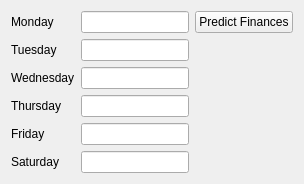
        <widget class="QWidget" name="page">
         <layout class="QGridLayout" name="gridLayout_38">
          <item row="0" column="0">
           <widget class="QLabel" name="Monday_2">
            <property name="text">
             <string>Monday</string>
            </property>
           </widget>
          </item>
          <item row="2" column="1">
           <widget class="QLineEdit" name="lineEditWed"/>
          </item>
          <item row="0" column="1">
           <widget class="QLineEdit" name="lineEditMon"/>
          </item>
          <item row="0" column="2">
           <widget class="QPushButton" name="PredictFinances">
            <property name="text">
             <string>Predict Finances</string>
            </property>
           </widget>
          </item>
          <item row="1" column="0">
           <widget class="QLabel" name="Tue">
            <property name="text">
             <string>Tuesday</string>
            </property>
           </widget>
          </item>
          <item row="1" column="1">
           <widget class="QLineEdit" name="lineEdit_Tue"/>
          </item>
          <item row="3" column="0">
           <widget class="QLabel" name="Thur">
            <property name="text">
             <string>Thursday</string>
            </property>
           </widget>
          </item>
          <item row="2" column="0">
           <widget class="QLabel" name="Wed">
            <property name="text">
             <string>Wednesday</string>
            </property>
           </widget>
          </item>
          <item row="4" column="1">
           <widget class="QLineEdit" name="lineEditFri"/>
          </item>
          <item row="4" column="0">
           <widget class="QLabel" name="Fri">
            <property name="text">
             <string>Friday</string>
            </property>
           </widget>
          </item>
          <item row="3" column="1">
           <widget class="QLineEdit" name="lineEditThu"/>
          </item>
          <item row="5" column="1">
           <widget class="QLineEdit" name="lineEditSat"/>
          </item>
          <item row="5" column="0">
           <widget class="QLabel" name="Sat">
            <property name="text">
             <string>Saturday</string>
            </property>
           </widget>
          </item>
         </layout>
        </widget>
